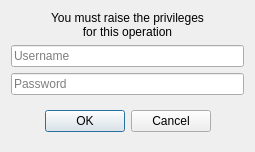
<?xml version="1.0" encoding="UTF-8"?>
<ui version="4.0">
 <class>DlgRaiseUser</class>
 <widget class="QDialog" name="DlgRaiseUser">
  <property name="geometry">
   <rect>
    <x>0</x>
    <y>0</y>
    <width>255</width>
    <height>143</height>
   </rect>
  </property>
  <property name="windowTitle">
   <string>Raise up</string>
  </property>
  <layout class="QVBoxLayout" name="verticalLayout">
   <item>
    <widget class="QLabel" name="label">
     <property name="text">
      <string>You must raise the privileges
for this operation</string>
     </property>
     <property name="alignment">
      <set>Qt::AlignCenter</set>
     </property>
    </widget>
   </item>
   <item>
    <widget class="QLineEdit" name="leUsername">
     <property name="placeholderText">
      <string>Username</string>
     </property>
    </widget>
   </item>
   <item>
    <widget class="QLineEdit" name="lePassword">
     <property name="echoMode">
      <enum>QLineEdit::Password</enum>
     </property>
     <property name="placeholderText">
      <string>Password</string>
     </property>
    </widget>
   </item>
   <item>
    <widget class="QWidget" name="widget" native="true">
     <layout class="QHBoxLayout" name="horizontalLayout">
      <item>
       <spacer name="horizontalSpacer">
        <property name="orientation">
         <enum>Qt::Horizontal</enum>
        </property>
        <property name="sizeHint" stdset="0">
         <size>
          <width>22</width>
          <height>20</height>
         </size>
        </property>
       </spacer>
      </item>
      <item>
       <widget class="QPushButton" name="btnOk">
        <property name="text">
         <string>OK</string>
        </property>
       </widget>
      </item>
      <item>
       <widget class="QPushButton" name="btnCancel">
        <property name="text">
         <string>Cancel</string>
        </property>
       </widget>
      </item>
      <item>
       <spacer name="horizontalSpacer_2">
        <property name="orientation">
         <enum>Qt::Horizontal</enum>
        </property>
        <property name="sizeHint" stdset="0">
         <size>
          <width>23</width>
          <height>20</height>
         </size>
        </property>
       </spacer>
      </item>
     </layout>
    </widget>
   </item>
  </layout>
 </widget>
 <resources/>
 <connections/>
</ui>
